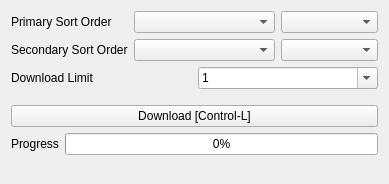
      <widget class="QWidget" name="page_12">
       <property name="geometry">
        <rect>
         <x>0</x>
         <y>0</y>
         <width>389</width>
         <height>184</height>
        </rect>
       </property>
       <attribute name="label">
        <string>Download</string>
       </attribute>
       <layout class="QVBoxLayout" name="verticalLayout_11">
        <item>
         <layout class="QGridLayout" name="database_download_buttons_2">
          <item row="1" column="1">
           <widget class="QComboBox" name="download_sort_order_2">
            <property name="currentIndex">
             <number>0</number>
            </property>
            <item>
             <property name="text">
              <string/>
             </property>
            </item>
            <item>
             <property name="text">
              <string>Random</string>
             </property>
            </item>
            <item>
             <property name="text">
              <string>Date Uploaded</string>
             </property>
            </item>
            <item>
             <property name="text">
              <string>Date Modifed</string>
             </property>
            </item>
            <item>
             <property name="text">
              <string>Image Laplacian</string>
             </property>
            </item>
            <item>
             <property name="text">
              <string>Num Segmentations</string>
             </property>
            </item>
            <item>
             <property name="text">
              <string>Image Focus</string>
             </property>
            </item>
            <item>
             <property name="text">
              <string>Image Debris</string>
             </property>
            </item>
           </widget>
          </item>
          <item row="0" column="0">
           <widget class="QLabel" name="label_15">
            <property name="text">
             <string>Primary Sort Order</string>
            </property>
           </widget>
          </item>
          <item row="0" column="2">
           <widget class="QComboBox" name="download_sort_direction_1">
            <item>
             <property name="text">
              <string/>
             </property>
            </item>
            <item>
             <property name="text">
              <string>Ascending</string>
             </property>
            </item>
            <item>
             <property name="text">
              <string>Descending</string>
             </property>
            </item>
           </widget>
          </item>
          <item row="0" column="1">
           <widget class="QComboBox" name="download_sort_order_1">
            <property name="currentIndex">
             <number>0</number>
            </property>
            <item>
             <property name="text">
              <string/>
             </property>
            </item>
            <item>
             <property name="text">
              <string>Random</string>
             </property>
            </item>
            <item>
             <property name="text">
              <string>Date Uploaded</string>
             </property>
            </item>
            <item>
             <property name="text">
              <string>Date Modifed</string>
             </property>
            </item>
            <item>
             <property name="text">
              <string>Image Laplacian</string>
             </property>
            </item>
            <item>
             <property name="text">
              <string>Num Segmentations</string>
             </property>
            </item>
            <item>
             <property name="text">
              <string>Image Focus</string>
             </property>
            </item>
            <item>
             <property name="text">
              <string>Image Debris</string>
             </property>
            </item>
           </widget>
          </item>
          <item row="1" column="0">
           <widget class="QLabel" name="label_23">
            <property name="text">
             <string>Secondary Sort Order</string>
            </property>
           </widget>
          </item>
          <item row="1" column="2">
           <widget class="QComboBox" name="download_sort_direction">
            <item>
             <property name="text">
              <string/>
             </property>
            </item>
            <item>
             <property name="text">
              <string>Ascending</string>
             </property>
            </item>
            <item>
             <property name="text">
              <string>Descending</string>
             </property>
            </item>
           </widget>
          </item>
         </layout>
        </item>
        <item>
         <layout class="QGridLayout" name="gridLayout_23">
          <item row="0" column="0">
           <widget class="QLabel" name="label_88">
            <property name="text">
             <string>Download Limit</string>
            </property>
           </widget>
          </item>
          <item row="0" column="1">
           <widget class="QComboBox" name="database_download_limit">
            <property name="enabled">
             <bool>true</bool>
            </property>
            <property name="editable">
             <bool>true</bool>
            </property>
            <property name="frame">
             <bool>true</bool>
            </property>
            <item>
             <property name="text">
              <string>1</string>
             </property>
            </item>
            <item>
             <property name="text">
              <string>5</string>
             </property>
            </item>
            <item>
             <property name="text">
              <string>10</string>
             </property>
            </item>
            <item>
             <property name="text">
              <string>20</string>
             </property>
            </item>
            <item>
             <property name="text">
              <string>50</string>
             </property>
            </item>
            <item>
             <property name="text">
              <string>100</string>
             </property>
            </item>
            <item>
             <property name="text">
              <string>All</string>
             </property>
            </item>
           </widget>
          </item>
         </layout>
        </item>
        <item>
         <spacer name="verticalSpacer_20">
          <property name="orientation">
           <enum>Qt::Vertical</enum>
          </property>
          <property name="sizeType">
           <enum>QSizePolicy::Minimum</enum>
          </property>
          <property name="sizeHint" stdset="0">
           <size>
            <width>20</width>
            <height>10</height>
           </size>
          </property>
         </spacer>
        </item>
        <item>
         <widget class="QPushButton" name="database_download">
          <property name="enabled">
           <bool>true</bool>
          </property>
          <property name="sizePolicy">
           <sizepolicy hsizetype="Preferred" vsizetype="Fixed">
            <horstretch>0</horstretch>
            <verstretch>0</verstretch>
           </sizepolicy>
          </property>
          <property name="text">
           <string>Download [Control-L]</string>
          </property>
         </widget>
        </item>
        <item>
         <layout class="QGridLayout" name="gridLayout_18">
          <item row="0" column="0">
           <widget class="QLabel" name="label_89">
            <property name="text">
             <string>Progress</string>
            </property>
           </widget>
          </item>
          <item row="0" column="1">
           <widget class="QProgressBar" name="download_progressbar">
            <property name="enabled">
             <bool>true</bool>
            </property>
            <property name="value">
             <number>0</number>
            </property>
           </widget>
          </item>
         </layout>
        </item>
        <item>
         <spacer name="verticalSpacer_41">
          <property name="orientation">
           <enum>Qt::Vertical</enum>
          </property>
          <property name="sizeHint" stdset="0">
           <size>
            <width>20</width>
            <height>40</height>
           </size>
          </property>
         </spacer>
        </item>
       </layout>
      </widget>
